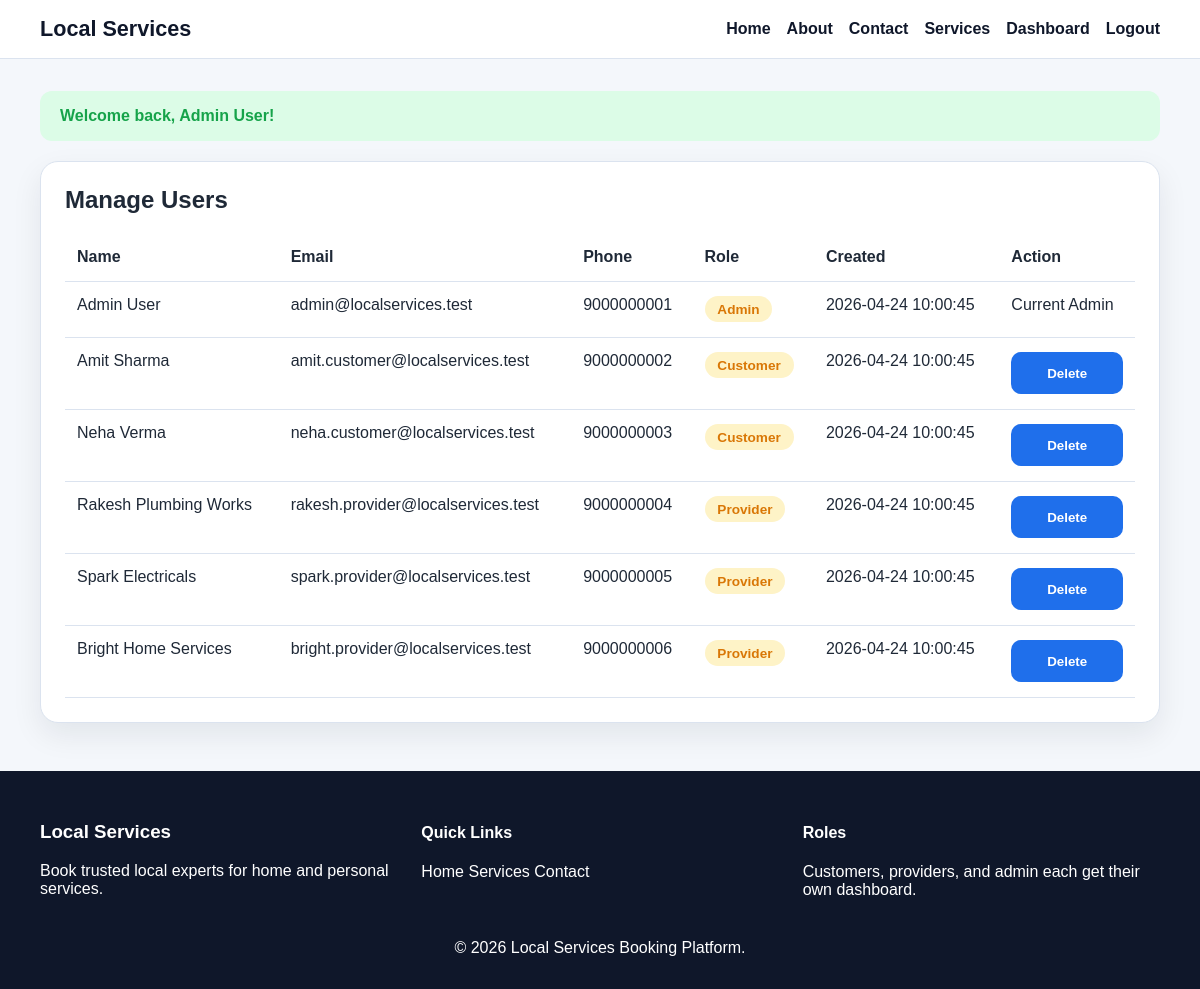
The page /admin/users.php (signed in) on the database its author committed.
### tables this page shows
CREATE TABLE users (
    id INT AUTO_INCREMENT PRIMARY KEY,
    name VARCHAR(100) NOT NULL,
    email VARCHAR(120) NOT NULL UNIQUE,
    password VARCHAR(255) NOT NULL,
    phone VARCHAR(20) NOT NULL,
    address TEXT NOT NULL,
    role ENUM('customer', 'provider', 'admin') NOT NULL,
    created_at TIMESTAMP DEFAULT CURRENT_TIMESTAMP
);

### includes/functions.php (called while the page is built, shortened)
<?php
function h(?string $value): string
{
    return htmlspecialchars((string) $value, ENT_QUOTES, 'UTF-8');
}
function current_user(): ?array
{
    return $_SESSION['user'] ?? null;
}
?>

### admin/users.php (the view, shortened to what this page needs)
<?php
require_once __DIR__ . '/../includes/functions.php';
$currentUser = current_user();
$result = $mysqli->query('SELECT * FROM users ORDER BY created_at DESC');
$users = $result ? $result->fetch_all(MYSQLI_ASSOC) : [];
require_once __DIR__ . '/../includes/header.php';
?>
<section class="table-card">
    <h2>Manage Users</h2>
    <table>
        <thead>
            <tr>
                <th>Name</th>
                <th>Email</th>
                <th>Phone</th>
                <th>Role</th>
                <th>Created</th>
                <th>Action</th>
            </tr>
        </thead>
        <tbody>
            <?php foreach ($users as $user): ?>
                <tr>
                    <td><?php echo h($user['name']); ?></td>
                    <td><?php echo h($user['email']); ?></td>
                    <td><?php echo h($user['phone']); ?></td>
                    <td><span class="badge badge-warning"><?php echo h($user['role']); ?></span></td>
                    <td><?php echo h($user['created_at']); ?></td>
                    <td>
                        <?php if ((int) $user['id'] !== (int) $currentUser['id']): ?>
                            <form method="post" onsubmit="return confirm('Delete this user?');">
                                <button type="submit">Delete</button>
                            </form>
                        <?php else: ?>
                            Current Admin
                        <?php endif; ?>
                    </td>
                </tr>
            <?php endforeach; ?>
        </tbody>
    </table>
</section>
<?php require_once __DIR__ . '/../includes/footer.php'; ?>

### assets/css/style.css (style rules this page uses)
:root { --primary: #1f6feb; --primary-dark: #154fa3; --secondary: #0f172a; --accent: #f59e0b; --bg: #f4f7fb; --white: #ffffff; --text: #1f2937; --muted: #64748b; --border: #dbe3ef; --success: #16a34a; --danger: #dc2626; --warning: #d97706; --shadow: 0 12px 30px rgba(15, 23, 42, 0.08); }
* { box-sizing: border-box; }
body { margin: 0; font-family: Arial, sans-serif; background: var(--bg); color: var(--text); }
.btn, button, input[type="submit"] { background: var(--primary); color: var(--white); border: none; border-radius: 10px; padding: 0.85rem 1.2rem; cursor: pointer; font-weight: 700; }
.card, .stat-card, .form-card, .table-card, .info-card { background: var(--white); border-radius: 18px; padding: 1.5rem; box-shadow: var(--shadow); border: 1px solid var(--border); }
.stat-card h3, .card h3, .form-card h2, .table-card h2 { margin-top: 0; }
.badge { display: inline-block; padding: 0.35rem 0.8rem; border-radius: 999px; font-size: 0.85rem; font-weight: 700; text-transform: capitalize; }
.badge-warning { background: #fef3c7; color: var(--warning); }
form { display: grid; gap: 1rem; }
table { width: 100%; border-collapse: collapse; }
table th, table td { padding: 0.9rem 0.75rem; text-align: left; border-bottom: 1px solid var(--border); vertical-align: top; }

### rows shown on the page
users: name "Admin User", email "admin@localservices.test", phone "9000000001", role "Admin", created_at "2026-04-24 10:00:45", shows "Current Admin"
users: name "Amit Sharma", email "amit.customer@localservices.test", phone "9000000002", role "Customer", created_at "2026-04-24 10:00:45"
users: name "Neha Verma", email "neha.customer@localservices.test", phone "9000000003", role "Customer", created_at "2026-04-24 10:00:45"
users: name "Rakesh Plumbing Works", email "rakesh.provider@localservices.test", phone "9000000004", role "Provider", created_at "2026-04-24 10:00:45"
users: name "Spark Electricals", email "spark.provider@localservices.test", phone "9000000005", role "Provider", created_at "2026-04-24 10:00:45"
users: name "Bright Home Services", email "bright.provider@localservices.test", phone "9000000006", role "Provider", created_at "2026-04-24 10:00:45"

### other values the page prints
$flash['message'] "Welcome back, Admin User!"
